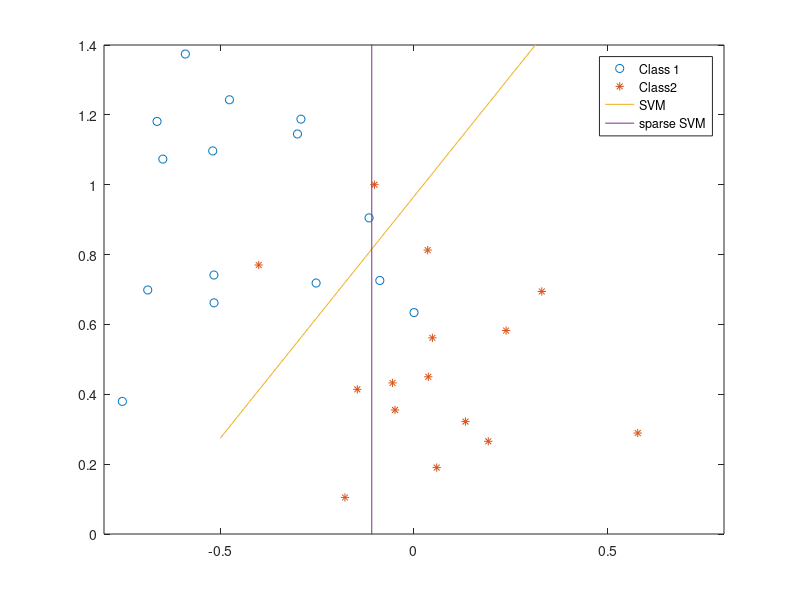

Reproduce this figure in MATLAB. (Note: this script raises an error after producing the figure.)
%{
   Support Vector Machine (SVM) example

    This is not a largescale test but it's neat, so it's in this directory

    We have binary data, and the two classes are labeled +1 and -1
    The data is d-dimensional, and we have n samples


    This example show show to solve the standard SVM using the hinge-loss
    and l2 penalty. Then it shows how it is easy with TFOCS to generalize
    the SVM problem and use the l1 penalty instead of the l2 penalty,
    which has the effect of encouraging sparsity.

%}

% Before running this, please add the TFOCS base directory to your path


% Generate a new problem

randn('state',23432);
rand('state',3454);

n = 30;
d = 2; % 2D data is nice because it's easy to visualize

n1 = round(.5*n);   % number of -1 (this is data from one "class")
n2 = n - n1;        % number of +1 (this is data from the other "class")

% Generate data
mean1   = [-.5,1];
% mean2   = [.6,.2]; % can be separated
mean2   = [.1,.5]; % cannot be separated, so a bit more interesting
s       = .25;  % standard deviation
x1  = repmat(mean1,n1,1) + s*randn(n1,2);
x2  = repmat(mean2,n2,1) + s*randn(n2,2);

X = [x1; x2];
labels = [ ones(n1,1); -ones(n2,1) ];

figure(1); clf;
hh = {};
hh{1}=plot(x1(:,1), x1(:,2), 'o' );
hold all
hh{2}=plot(x2(:,1), x2(:,2), '*' );
legend('Class 1','Class 2');
xl = get(gca,'xlim');
yl = get(gca,'ylim');

%% compute a separating hyperplane with SVM
% First, we use CVX to get a reference solution

hinge = @(x) sum(max(0,1-x));
lambda_1 = 10;
lambda_2 = 4;

if exist( 'cvx_begin','file')
    
% -- Problem 1: standard SVM in primal form
PROBLEM     = 1;
cvx_begin
    cvx_quiet true
    cvx_precision best
    variables a(d) b(1)
    minimize hinge( labels.*( X*a - b ) ) + lambda_1*norm(a,2)
cvx_end
SLOPE{PROBLEM} = a;
INTERCEPT{PROBLEM} = b;

% -- Problem 2: "sparse" SVM (use l1 norm as penalty)
PROBLEM     = 2;
cvx_begin
    cvx_quiet true
    cvx_precision best
    variables a(d) b(1)
    minimize hinge( labels.*( X*a - b ) ) + lambda_2*norm(a,1)
cvx_end
SLOPE{PROBLEM} = a;
INTERCEPT{PROBLEM} = b;

% An equivalent way to solve via method 2:
% X_aug = [diag(labels)*X, -labels ]; % include the "b" variable
% cvx_begin
%     variables a(d+1)
%     minimize hinge( X_aug*a ) + lambda_2*norm(a(1:2),1)
% cvx_end

else
    % load the pre-computed reference solutions
    lambda_1 = 10;
    lambda_2 = 4;
    SLOPE    = { [  -1.084604434515675;   0.783281331181009]; ...
        [  -2.391008972722243; 0] };
    INTERCEPT = {   [0.75708813868169] ; [0.260615633092470] };
end

%% plot the separating hyper-planes
for PROBLEM = 1:length(SLOPE)
    a = SLOPE{PROBLEM}; b = INTERCEPT{PROBLEM};
    
    if abs(a(2)/a(1)) < 1e-10
        % vertical line:
        hh{PROBLEM+2}=line( [1,1]*b/a(1), [-.3,2] );
    else
        grid = linspace(-.5,1,100);
        hh{PROBLEM+2}=plot( grid, (b-a(1)*grid)/a(2) );
    end
end
legend([hh{:}],'Class 1','Class2','SVM','sparse SVM');
xlim(xl); ylim(yl);

%% Solve Problem 2 in TFOCS
PROBLEM = 2;
linearF = diag(labels)*[ X, -ones(n,1) ];
objF    = prox_l1(lambda_2*[1,1,0]'); 
% objF    = prox_l1(lambda_2);
prox    = prox_hingeDual(1,1,-1); % but use -x since we want polar cone, not dual cone

mu      = 1e-2;
opts    = [];
opts.maxIts     = 1500;
opts.continuation = false;
opts.stopCrit   = 4;
opts.tol        = 1e-12;
opts.errFcn     = @(f,d,x) norm( x - [SLOPE{PROBLEM};INTERCEPT{PROBLEM}] );
x0              = zeros(d+1,1); % i.e. 3 for 2D SVM
y0              = zeros(n,1);
[ak,out,optsOut] = tfocs_SCD( objF,linearF, prox, mu,x0,y0,opts); 
% an alternative way to call it:
% [ak,out,optsOut] = tfocs_SCD( objF,{linearF,[]}, prox, mu,x0,y0,opts);

%% Solve Problem 2 in TFOCS a different way
% We dualize the l1 term now
PROBLEM = 2;
prox2           = { prox, proj_linf(lambda_2) };
linearF2        = diag( [ones(d,1);0] );
opts.errFcn     = @(f,d,x) norm( x - [SLOPE{PROBLEM};INTERCEPT{PROBLEM}] );
[ak,out,optsOut] = tfocs_SCD([],{linearF,[];linearF2,[]}, prox2, mu,[],[],opts);


%% Solve Problem 1 in TFOCS
% Keep l1 term in primal; this is an "experimental" feature
%   since the l1 proximity operator is not exactly in closed form
%   (it relies on a 1D linesearch; this should be very fast, but 
%    it could have numerical issues for very high accuract solutions)
PROBLEM = 1;
objF    = prox_l2(lambda_1*[1,1,0]'); 
opts.errFcn     = @(f,d,x) norm( x - [SLOPE{PROBLEM};INTERCEPT{PROBLEM}] );
% opts.tol        = 1e-16;
opts.continuation = true;
mu2             = 10*mu;
[ak,out,optsOut] = tfocs_SCD( objF,linearF, prox, mu2,[],[],opts); 

%% Solve Problem 1 in TFOCS a different way
% Dualize the l2 term
PROBLEM = 1;
prox2           = { prox, proj_l2(lambda_1) };
linearF2        = diag( [ones(d,1);0] );
opts.errFcn     = @(f,d,x) norm( x - [SLOPE{PROBLEM};INTERCEPT{PROBLEM}] );
opts.tol        = 1e-15;
opts.continuation = false;
[ak,out,optsOut] = tfocs_SCD([],{linearF,[];linearF2,[]}, prox2, mu,[],[],opts);




%%
% TFOCS v1.1 by Stephen Becker, Emmanuel Candes, and Michael Grant.
% Copyright 2012 California Institute of Technology and CVX Research.
% See the file TFOCS/license.{txt,pdf} for full license information.
